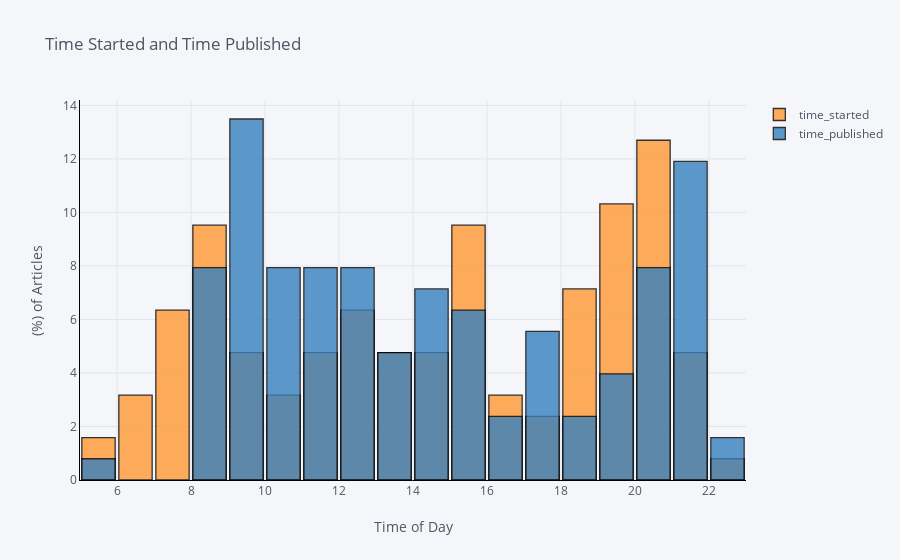

Notebook source saved alongside this figure:
### Code cell
df['time_started'] = df['started_date'].apply(to_time)
df['time_published'] = df['published_date'].apply(to_time)

df[['time_started', 'time_published']].iplot(
    kind='hist',
    linecolor='black',
    bins=24,
    histnorm='percent',
    bargap=0.1,
    opacity=0.8,
#     barmode='group',
    xTitle='Time of Day',
    yTitle='(%) of Articles',
    title='Time Started and Time Published')

### Figure 1 — Plotly figure (JSON) as saved in the notebook; plotly's stock layout.template omitted (floating-point values rounded to 4 significant figures)
{"data": [{"histfunc": "count", "histnorm": "percent", "marker": {"color": "rgba(255, 153, 51, 1.0)", "line": {"color": "#000000", "width": 1.3}}, "name": "time_started", "nbinsx": 24, "opacity": 0.8, "orientation": "v", "type": "histogram", "x": [14.4, 22.03, 12, 18.35, 20.3, 19.12, 11.52, 20.82, 9.1, 20.07, 15.23, 11.33, 13.03, 6.967, 12.62, 15.78, 20.72, 15.3, 14.02, 13.55, 6.1, 15.18, 19.47, 18.78, 18.8, 21.63, 13.3, 20.73, 17.38, 12.43, 8.75, 8.067, 10.7, 18.27, 7.267, 18.45, 15.78, 21.08, 19.8, 18.37, 20.53, 7.6, 20.63, 7.817, 20.63, 7.3, 8.25, 19.1, 7.783, 20.63, 14.53, 12.37, 12.67, 12.37, 21.35, 9.55, 20.1, 9.967, 19.95, 11.03, 13.03, 19.45, 13.63, 13.98, 9.6, 12.13, 18.18, 6.85, 18.2, 16.28, 10.92, 16, 19.12, 19.93, 7.033, 11.18, 20.47, 15.3, 19.02, 12.02, 9.217, 8.667, 20.02, 15.45, 14.9, 5.467, 10.85, 20.07, 14.35, 19.87, 5.05, 16.35, 6.983, 20.22, 21.15, 8.4, 15.68, 15.28, 10.38, 11.3, 20.2, 17.12, 17.78, 15.72, 21.28, 19.85, 19.85, 19.17, 7.867, 18.8, 8.717, 15.43, 14.75, 8.25, 8.367, 8.283, 8.333, 8.317, 8.35, 7.333, 15.48, 11.68, 16.93, 20.15, 9.95, 21.6]}, {"histfunc": "count", "histnorm": "percent", "marker": {"color": "rgba(55, 128, 191, 1.0)", "line": {"color": "#000000", "width": 1.3}}, "name": "time_published", "nbinsx": 24, "opacity": 0.8, "orientation": "v", "type": "histogram", "x": [14.42, 22.03, 12.92, 9.133, 8.85, 21.15, 17.9, 21.28, 17.83, 14.35, 14.4, 12.97, 12.97, 19.97, 15.28, 17.05, 14.03, 17.1, 15.15, 15.07, 10.33, 11.33, 11.37, 18.85, 13.75, 20.25, 20.62, 9.75, 16.97, 21.82, 20.8, 9.85, 15.4, 19.7, 8.917, 15.5, 20.27, 14.37, 18.45, 20.28, 8.667, 11.68, 9.433, 9.2, 9.15, 22.48, 18.95, 11.45, 12.82, 9.55, 11.17, 16.27, 10.48, 9.783, 12.73, 8.6, 14.2, 20.63, 13.52, 13.57, 15.45, 11.07, 12.55, 9.567, 9.8, 14.27, 11.65, 10.02, 20.58, 10.2, 8.433, 8.55, 11.07, 8.95, 9.583, 9.067, 5.883, 14.72, 19.82, 9.8, 9.85, 19.13, 12.73, 17.45, 9.433, 10.52, 17.92, 10.43, 13.68, 21.07, 13.17, 12.52, 10.43, 15.53, 20.73, 21.5, 10.23, 10.28, 9, 8.583, 21.9, 19.95, 13.42, 10.38, 11.83, 16.27, 14.68, 21.27, 12.65, 21.05, 20.07, 20.38, 15.47, 21.37, 21.4, 21.42, 21.43, 21.43, 21.45, 8, 12.52, 11.6, 17.88, 8.25, 9.483, 21.07]}], "layout": {"bargap": 0.1, "barmode": "overlay", "legend": {"bgcolor": "#F5F6F9", "font": {"color": "#4D5663"}}, "paper_bgcolor": "#F5F6F9", "plot_bgcolor": "#F5F6F9", "title": {"font": {"color": "#4D5663"}, "text": "Time Started and Time Published"}, "xaxis": {"gridcolor": "#E1E5ED", "linecolor": "black", "showgrid": true, "tickfont": {"color": "#4D5663"}, "title": {"font": {"color": "#4D5663"}, "text": "Time of Day"}, "zerolinecolor": "#E1E5ED"}, "yaxis": {"gridcolor": "#E1E5ED", "linecolor": "black", "showgrid": true, "tickfont": {"color": "#4D5663"}, "title": {"font": {"color": "#4D5663"}, "text": "(%) of Articles"}, "zerolinecolor": "#E1E5ED"}}}
